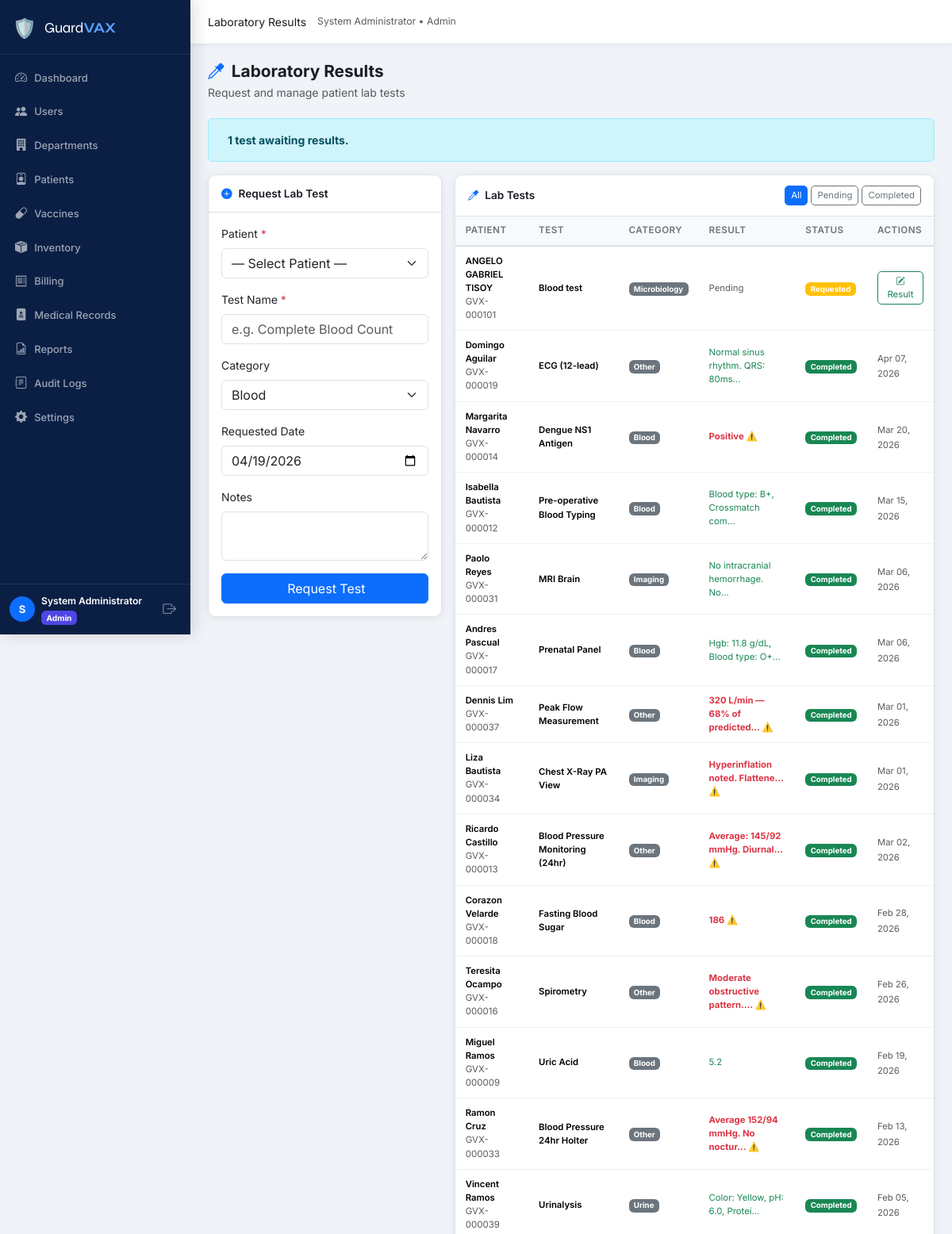
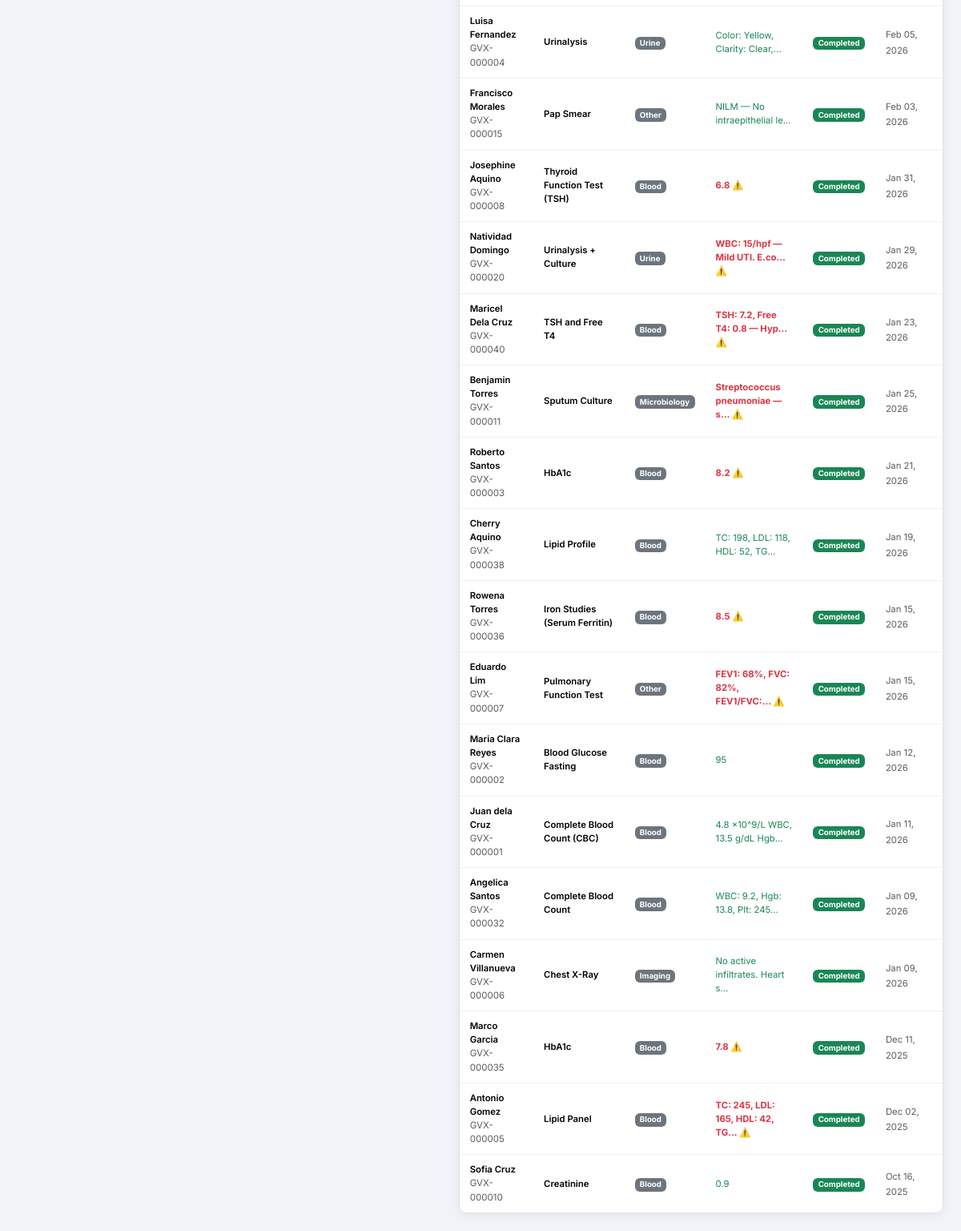
The app's page /nurse/lab_results.php (signed in) with its own data (2 pictures, top to bottom).
### tables this page shows
CREATE TABLE `users` (
  `id` int(10) UNSIGNED NOT NULL,
  `name` varchar(150) NOT NULL,
  `email` varchar(150) NOT NULL,
  `password` varchar(255) NOT NULL,
  `role_id` int(10) UNSIGNED NOT NULL,
  `department_id` int(10) UNSIGNED DEFAULT NULL,
  `status` enum('active','inactive','pending') NOT NULL DEFAULT 'pending',
  `email_verified` tinyint(1) NOT NULL DEFAULT 0,
  `created_at` datetime NOT NULL DEFAULT current_timestamp(),
  `updated_at` datetime NOT NULL DEFAULT current_timestamp() ON UPDATE current_timestamp()
);

CREATE TABLE `roles` (
  `id` int(10) UNSIGNED NOT NULL,
  `name` varchar(50) NOT NULL,
  `label` varchar(100) NOT NULL
);

CREATE TABLE `lab_results` (
  `id` int(10) UNSIGNED NOT NULL,
  `patient_id` int(10) UNSIGNED NOT NULL,
  `requested_by` int(10) UNSIGNED NOT NULL,
  `admission_id` int(10) UNSIGNED DEFAULT NULL,
  `test_name` varchar(200) NOT NULL,
  `test_category` enum('Blood','Urine','Imaging','Microbiology','Chemistry','Other') NOT NULL DEFAULT 'Other',
  `result` text DEFAULT NULL,
  `normal_range` varchar(100) DEFAULT NULL,
  `unit` varchar(50) DEFAULT NULL,
  `status` enum('Requested','Processing','Completed','Cancelled') NOT NULL DEFAULT 'Requested',
  `is_abnormal` tinyint(1) DEFAULT 0,
  `notes` text DEFAULT NULL,
  `requested_date` date NOT NULL,
  `result_date` date DEFAULT NULL,
  `performed_by` int(10) UNSIGNED DEFAULT NULL,
  `created_at` datetime NOT NULL DEFAULT current_timestamp()
);

CREATE TABLE `patients` (
  `id` int(10) UNSIGNED NOT NULL,
  `user_id` int(10) UNSIGNED NOT NULL,
  `patient_code` varchar(20) NOT NULL,
  `date_of_birth` date NOT NULL,
  `gender` enum('Male','Female','Other') NOT NULL,
  `blood_type` varchar(5) DEFAULT NULL,
  `address` text DEFAULT NULL,
  `phone` varchar(20) DEFAULT NULL,
  `emergency_contact_name` varchar(150) DEFAULT NULL,
  `emergency_contact_phone` varchar(20) DEFAULT NULL,
  `allergies` text DEFAULT NULL,
  `notes` text DEFAULT NULL,
  `registered_by` int(10) UNSIGNED DEFAULT NULL,
  `created_at` datetime NOT NULL DEFAULT current_timestamp(),
  `updated_at` datetime NOT NULL DEFAULT current_timestamp() ON UPDATE current_timestamp()
);

### config/db.php (called while the page is built, shortened)
<?php
function db(): PDO {
    static $pdo = null;
    if ($pdo === null) {
        $dsn = sprintf(
            'mysql:host=%s;port=%s;dbname=%s;charset=%s',
            DB_HOST, DB_PORT, DB_NAME, DB_CHARSET
        );
        $options = [
            PDO::ATTR_ERRMODE            => PDO::ERRMODE_EXCEPTION,
            PDO::ATTR_DEFAULT_FETCH_MODE => PDO::FETCH_ASSOC,
            PDO::ATTR_EMULATE_PREPARES   => false,
        ];
        try {
            $pdo = new PDO($dsn, DB_USER, DB_PASS, $options);
            $offset = (new DateTime())->format('P');
            $pdo->exec("SET time_zone='{$offset}'");
        } catch (PDOException $e) {
            die('<div style="padding:2rem;color:red;font-family:monospace">
                <strong>Database Connection Error:</strong> ' . htmlspecialchars($e->getMessage()) . '
            </div>');
        }
    }
    return $pdo;
}

### includes/functions.php (called while the page is built, shortened)
<?php
require_once __DIR__ . '/../config/db.php';
function isLoggedIn(): bool
{
    return isset($_SESSION['user_id']) && !empty($_SESSION['user_id']);
}
function getCurrentUser(): ?array
{
    $stmt = db()->prepare('SELECT u.*, r.name AS role_name FROM users u JOIN roles r ON r.id = u.role_id WHERE u.id = ?');
    $stmt->execute([$_SESSION['user_id']]);
    return $stmt->fetch() ?: null;
}
function sanitize(string $value): string
{
    return htmlspecialchars(trim($value), ENT_QUOTES, 'UTF-8');
}
function formatDate(string $date, string $format = 'M d, Y'): string
{
    return $date ? date($format, strtotime($date)) : 'N/A';
}

### includes/auth.php (called while the page is built, shortened)
<?php
require_once __DIR__ . '/functions.php';
function guard(string ...$allowedRoles): array
{
    $user = getCurrentUser();
    return $user;
}

### nurse/lab_results.php (the view, shortened to what this page needs)
<?php
require_once __DIR__ . '/../includes/auth.php';
require_once __DIR__ . '/../includes/layout.php';
$user   = guard('nurse', 'admin');
$statusFilter = sanitize($_GET['status'] ?? '');
$where  = '1=1';
$params = [];
$labs = db()->prepare(
    "SELECT lr.*, p.patient_code, u.name AS patient_name,
            doc.name AS requested_by_name
     FROM lab_results lr
     JOIN patients p  ON p.id  = lr.patient_id
     JOIN users u     ON u.id  = p.user_id
     JOIN users doc   ON doc.id = lr.requested_by
     WHERE {$where}
     ORDER BY lr.requested_date DESC, lr.id DESC LIMIT 100"
);
$labs->execute($params);
$labs = $labs->fetchAll();
$categories = ['Blood','Urine','Imaging','Microbiology','Chemistry','Other'];
$pending = (int)db()->query("SELECT COUNT(*) FROM lab_results WHERE status='Requested' OR status='Processing'")->fetchColumn();
$statusColors = ['Requested'=>'warning','Processing'=>'info','Completed'=>'success','Cancelled'=>'danger'];
$enterResult = null;
?>
<?php renderHead('Lab Results'); ?>
<?php renderNav($user); ?>
<?php renderPageHeader('Laboratory Results', 'Request and manage patient lab tests', 'eyedropper'); ?>
<?php if ($pending > 0): ?>
<div class="alert alert-info d-flex align-items-center gap-2 mb-3">
  <strong><?= $pending ?> test<?= $pending > 1 ? 's' : '' ?> awaiting results.</strong>
</div>
<?php endif; ?>
<div class="row g-3">
  <div class="col-lg-4">
    <?php if ($enterResult): ?>
    <div class="card card-gvx mb-3">
      <div class="card-header-gvx"><i class="bi bi-clipboard2-pulse me-2 text-success"></i>Enter Result — <?= sanitize($enterResult['test_name']) ?></div>
      <div class="card-body">
        <form method="POST" novalidate>
          <input type="hidden" name="csrf_token" value="<?= csrfToken() ?>">
          <input type="hidden" name="action" value="enter_result">
          <input type="hidden" name="lab_id" value="<?= $enterResult['id'] ?>">
          <div class="mb-3"><label class="form-label">Result <span class="text-danger">*</span></label><textarea name="result" class="form-control" rows="3" required placeholder="Enter test result..."></textarea></div>
          <div class="row g-2 mb-3">
            <div class="col-7"><label class="form-label">Normal Range</label><input type="text" name="normal_range" class="form-control" placeholder="e.g. 4.5-11.0"></div>
            <div class="col-5"><label class="form-label">Unit</label><input type="text" name="unit" class="form-control" placeholder="e.g. g/dL"></div>
          </div>
          <div class="mb-3"><label class="form-label">Result Date</label><input type="date" name="result_date" class="form-control" value="<?= date('Y-m-d') ?>"></div>
          <div class="mb-3 form-check"><input type="checkbox" class="form-check-input" name="is_abnormal" id="abnormal"><label class="form-check-label text-danger" for="abnormal">Mark as Abnormal</label></div>
          <div class="d-flex gap-2">
            <button type="submit" class="btn btn-success flex-grow-1"><i class="bi bi-check2 me-1"></i>Save Result</button>
            <a href="<?= SITE_URL ?>/nurse/lab_results.php" class="btn btn-outline-secondary">Cancel</a>
          </div>
        </form>
      </div>
    </div>
    <?php else: ?>
    <div class="card card-gvx">
      <div class="card-header-gvx"><i class="bi bi-plus-circle-fill me-2 text-primary"></i>Request Lab Test</div>
      <div class="card-body">
        <form method="POST" novalidate>
          <div class="mb-3">
            <label class="form-label">Patient <span class="text-danger">*</span></label>
            <select name="patient_id" class="form-select" required>
              <option value="">— Select Patient —</option>
            </select>
          </div>
          <div class="mb-3">
            <label class="form-label">Test Name <span class="text-danger">*</span></label>
            <input type="text" name="test_name" class="form-control" required placeholder="e.g. Complete Blood Count">
          </div>
          <div class="mb-3">
            <label class="form-label">Category</label>
            <select name="test_category" class="form-select">
              <?php foreach ($categories as $c): ?>
                <option value="<?= $c ?>"><?= $c ?></option>
              <?php endforeach; ?>
            </select>
          </div>
          <div class="mb-3"><label class="form-label">Requested Date</label><input type="date" name="requested_date" class="form-control" value="<?= date('Y-m-d') ?>"></div>
          <div class="mb-3"><label class="form-label">Notes</label><textarea name="notes" class="form-control" rows="2"></textarea></div>
          <button type="submit" class="btn btn-primary w-100"><i class="bi bi-flask me-1"></i>Request Test</button>
        </form>
      </div>
    </div>
    <?php endif; ?>
  </div>
  <div class="col-lg-8">
    <div class="card card-gvx">
      <div class="card-header-gvx d-flex justify-content-between align-items-center flex-wrap gap-2">
        <span><i class="bi bi-eyedropper me-2 text-primary"></i>Lab Tests</span>
        <div class="d-flex gap-1">
          <?php foreach ([''=>'All','Requested'=>'Pending','Completed'=>'Completed'] as $val => $label): ?>
            <a href="?status=<?= urlencode($val) ?>" class="btn btn-xs <?= $statusFilter===$val?'btn-primary':'btn-outline-secondary' ?>"><?= $label ?></a>
          <?php endforeach; ?>
        </div>
      </div>
      <div class="table-responsive">
        <table class="table table-gvx mb-0">
          <thead><tr><th>Patient</th><th>Test</th><th>Category</th><th>Result</th><th>Status</th><th>Actions</th></tr></thead>
          <tbody>
            <?php foreach ($labs as $l): ?>
            <tr>
              <td>
                <div class="fw-semibold small"><?= sanitize($l['patient_name']) ?></div>
                <div class="text-muted" style="font-size:.72rem"><?= sanitize($l['patient_code']) ?></div>
              </td>
              <td class="fw-semibold small"><?= sanitize($l['test_name']) ?></td>
              <td><span class="badge bg-secondary small"><?= sanitize($l['test_category']) ?></span></td>
              <td class="small">
                <?php if ($l['result']): ?>
                  <span class="<?= $l['is_abnormal'] ? 'text-danger fw-bold' : 'text-success' ?>">
                    <?= sanitize(substr($l['result'], 0, 30)) . (strlen($l['result']) > 30 ? '…' : '') ?>
                    <?= $l['is_abnormal'] ? ' ⚠️' : '' ?>
                  </span>
                <?php else: ?>
                  <span class="text-muted">Pending</span>
                <?php endif; ?>
              </td>
              <td><span class="badge bg-<?= $statusColors[$l['status']] ?? 'secondary' ?>"><?= $l['status'] ?></span></td>
              <td>
                <?php if ($l['status'] === 'Requested' || $l['status'] === 'Processing'): ?>
                  <a href="?enter=<?= $l['id'] ?>" class="btn btn-xs btn-outline-success"><i class="bi bi-pencil-square"></i> Result</a>
                <?php else: ?>
                  <span class="text-muted small"><?= formatDate($l['result_date'] ?? $l['requested_date']) ?></span>
                <?php endif; ?>
              </td>
            </tr>
            <?php endforeach; ?>
          </tbody>
        </table>
      </div>
    </div>
  </div>
</div>
<?php renderFooter(); ?>

### includes/layout.php (shortened to what this page needs)
<?php
function renderHead(string $title, array $extraCss = []): void
{
    $siteName = SITE_NAME;
    $siteUrl  = SITE_URL;
    echo <<<HTML
<!DOCTYPE html>
<html lang="en">
<head>
  <meta charset="UTF-8">
  <meta name="viewport" content="width=device-width, initial-scale=1.0">
  <title>{$title} — {$siteName}</title>
  <link rel="stylesheet" href="https://cdn.jsdelivr.net/npm/bootstrap@5.3.2/dist/css/bootstrap.min.css">
  <link rel="stylesheet" href="https://cdn.jsdelivr.net/npm/bootstrap-icons@1.11.3/font/bootstrap-icons.min.css">
  <link rel="preconnect" href="https://fonts.googleapis.com">
  <link href="https://fonts.googleapis.com/css2?family=Inter:wght@300;400;500;600;700&family=Syne:wght@700;800&display=swap" rel="stylesheet">
  <link rel="stylesheet" href="{$siteUrl}/assets/css/style.css">
HTML;
    echo "</head>\n<body>\n";
}
function renderNav(array $user): void
{
    $role    = $user['role_name'];
    $name    = htmlspecialchars($user['name']);
    $roleLabel = ucfirst($role);
    $siteUrl = SITE_URL;
    $current = $_SERVER['REQUEST_URI'];
    $links = '';
    foreach ($navLinks as $link) {
        $active = str_contains($current, $link['href']) ? 'active' : '';
        $links .= <<<HTML
        <li class="nav-item">
          <a class="nav-link {$active}" href="{$siteUrl}{$link['href']}">
            <i class="bi bi-{$link['icon']}"></i>
            <span>{$link['label']}</span>
          </a>
        </li>
HTML;
    }
    echo <<<HTML
<div class="gvx-wrapper">
<aside class="gvx-sidebar" id="gvxSidebar">
  <div class="sidebar-brand">
    <span class="brand-icon">🛡️</span>
    <span class="brand-name">Guard<strong>VAX</strong></span>
  </div>
  <nav class="sidebar-nav">
    <ul class="nav flex-column">
      {$links}
    </ul>
  </nav>
  <div class="sidebar-footer">
    <div class="user-pill">
      <div class="user-avatar">{$name[0]}</div>
      <div class="user-info">
        <div class="user-name">{$name}</div>
        <div class="user-role badge bg-role-{$role}">{$roleLabel}</div>
      </div>
    </div>
    <a href="{$siteUrl}/auth/logout.php" class="btn-logout" title="Logout">
      <i class="bi bi-box-arrow-right"></i>
    </a>
  </div>
</aside>
<main class="gvx-main">
  <header class="gvx-topbar">
    <button class="sidebar-toggle d-lg-none" onclick="document.getElementById('gvxSidebar').classList.toggle('show')">
      <i class="bi bi-list"></i>
    </button>
    <div class="topbar-title" id="pageTitle"></div>
    <div class="topbar-actions">
      <span class="text-muted small d-none d-md-block">{$name} &bull; {$roleLabel}</span>
    </div>
  </header>
  <div class="gvx-content">
HTML;
}
function renderFooter(): void
{
    $siteUrl = SITE_URL;
    echo <<<HTML
  </div>
</main>
</div>
<script src="https://cdn.jsdelivr.net/npm/bootstrap@5.3.2/dist/js/bootstrap.bundle.min.js"></script>
<script src="https://cdn.jsdelivr.net/npm/chart.js@4.4.0/dist/chart.umd.min.js"></script>
<script src="https://cdn.jsdelivr.net/npm/sweetalert2@11"></script>
<script src="{$siteUrl}/assets/js/main.js"></script>
</body>
</html>
HTML;
}
function renderPageHeader(string $title, string $subtitle = '', string $icon = 'clipboard2-pulse'): void
{
    echo <<<HTML
    <div class="page-header">
      <div>
        <h1 class="page-title"><i class="bi bi-{$icon}"></i> {$title}</h1>
        <p class="page-subtitle text-muted mb-0">{$subtitle}</p>
      </div>
    </div>
HTML;
}

### records on screen
users: name "S", name "System Administrator", role.name "Admin"
lab_results: users.name "ANGELO GABRIEL TISOY", patient.patient_code "GVX-000101", test_name "Blood test", test_category "Microbiology", shows "Pending", status "Requested"
lab_results: users.name "Domingo Aguilar", patient.patient_code "GVX-000019", test_name "ECG (12-lead)", test_category "Other", result "Normal sinus rhythm. QRS: 80ms", status "Completed", result_date "Apr 07, 2026"
lab_results: users.name "Margarita Navarro", patient.patient_code "GVX-000014", test_name "Dengue NS1 Antigen", test_category "Blood", result "Positive", status "Completed", result_date "Mar 20, 2026"
lab_results: users.name "Isabella Bautista", patient.patient_code "GVX-000012", test_name "Pre-operative Blood Typing", test_category "Blood", result "Blood type: B+, Crossmatch com", status "Completed", result_date "Mar 15, 2026"
lab_results: users.name "Paolo Reyes", patient.patient_code "GVX-000031", test_name "MRI Brain", test_category "Imaging", result "No intracranial hemorrhage. No", status "Completed", result_date "Mar 06, 2026"
lab_results: users.name "Andres Pascual", patient.patient_code "GVX-000017", test_name "Prenatal Panel", test_category "Blood", result "Hgb: 11.8 g/dL, Blood type: O+", status "Completed", result_date "Mar 06, 2026"
lab_results: users.name "Dennis Lim", patient.patient_code "GVX-000037", test_name "Peak Flow Measurement", test_category "Other", result "320 L/min — 68% of predicted", status "Completed", result_date "Mar 01, 2026"
lab_results: users.name "Liza Bautista", patient.patient_code "GVX-000034", test_name "Chest X-Ray PA View", test_category "Imaging", result "Hyperinflation noted. Flattene", status "Completed", result_date "Mar 01, 2026"
lab_results: users.name "Ricardo Castillo", patient.patient_code "GVX-000013", test_name "Blood Pressure Monitoring (24hr)", test_category "Other", result "Average: 145/92 mmHg. Diurnal", status "Completed", result_date "Mar 02, 2026"
lab_results: users.name "Corazon Velarde", patient.patient_code "GVX-000018", test_name "Fasting Blood Sugar", test_category "Blood", result "186", status "Completed", result_date "Feb 28, 2026"
lab_results: users.name "Teresita Ocampo", patient.patient_code "GVX-000016", test_name "Spirometry", test_category "Other", result "Moderate obstructive pattern.", status "Completed", result_date "Feb 26, 2026"
lab_results: users.name "Miguel Ramos", patient.patient_code "GVX-000009", test_name "Uric Acid", test_category "Blood", result "5.2", status "Completed", result_date "Feb 19, 2026"
lab_results: users.name "Ramon Cruz", patient.patient_code "GVX-000033", test_name "Blood Pressure 24hr Holter", test_category "Other", result "Average 152/94 mmHg. No noctur", status "Completed", result_date "Feb 13, 2026"
lab_results: users.name "Vincent Ramos", patient.patient_code "GVX-000039", test_name "Urinalysis", test_category "Urine", result "Color: Yellow, pH: 6.0, Protei", status "Completed", result_date "Feb 05, 2026"
lab_results: users.name "Luisa Fernandez", patient.patient_code "GVX-000004", test_name "Urinalysis", test_category "Urine", result "Color: Yellow, Clarity: Clear,", status "Completed", result_date "Feb 05, 2026"
lab_results: users.name "Francisco Morales", patient.patient_code "GVX-000015", test_name "Pap Smear", test_category "Other", result "NILM — No intraepithelial le", status "Completed", result_date "Feb 03, 2026"
lab_results: users.name "Josephine Aquino", patient.patient_code "GVX-000008", test_name "Thyroid Function Test (TSH)", test_category "Blood", result "6.8", status "Completed", result_date "Jan 31, 2026"
lab_results: users.name "Natividad Domingo", patient.patient_code "GVX-000020", test_name "Urinalysis + Culture", test_category "Urine", result "WBC: 15/hpf — Mild UTI. E.co", status "Completed", result_date "Jan 29, 2026"
lab_results: users.name "Maricel Dela Cruz", patient.patient_code "GVX-000040", test_name "TSH and Free T4", test_category "Blood", result "TSH: 7.2, Free T4: 0.8 — Hyp", status "Completed", result_date "Jan 23, 2026"
lab_results: users.name "Benjamin Torres", patient.patient_code "GVX-000011", test_name "Sputum Culture", test_category "Microbiology", result "Streptococcus pneumoniae — s", status "Completed", result_date "Jan 25, 2026"
lab_results: users.name "Roberto Santos", patient.patient_code "GVX-000003", test_name "HbA1c", test_category "Blood", result "8.2", status "Completed", result_date "Jan 21, 2026"
lab_results: users.name "Cherry Aquino", patient.patient_code "GVX-000038", test_name "Lipid Profile", test_category "Blood", result "TC: 198, LDL: 118, HDL: 52, TG", status "Completed", result_date "Jan 19, 2026"
lab_results: users.name "Rowena Torres", patient.patient_code "GVX-000036", test_name "Iron Studies (Serum Ferritin)", test_category "Blood", result "8.5", status "Completed", result_date "Jan 15, 2026"
lab_results: users.name "Eduardo Lim", patient.patient_code "GVX-000007", test_name "Pulmonary Function Test", test_category "Other", result "FEV1: 68%, FVC: 82%, FEV1/FVC:", status "Completed", result_date "Jan 15, 2026"
lab_results: users.name "Maria Clara Reyes", patient.patient_code "GVX-000002", test_name "Blood Glucose Fasting", test_category "Blood", result "95", status "Completed", result_date "Jan 12, 2026"
lab_results: users.name "Juan dela Cruz", patient.patient_code "GVX-000001", test_name "Complete Blood Count (CBC)", test_category "Blood", result "4.8 x10^9/L WBC, 13.5 g/dL Hgb", status "Completed", result_date "Jan 11, 2026"
lab_results: users.name "Angelica Santos", patient.patient_code "GVX-000032", test_name "Complete Blood Count", test_category "Blood", result "WBC: 9.2, Hgb: 13.8, Plt: 245", status "Completed", result_date "Jan 09, 2026"
lab_results: users.name "Carmen Villanueva", patient.patient_code "GVX-000006", test_name "Chest X-Ray", test_category "Imaging", result "No active infiltrates. Heart s", status "Completed", result_date "Jan 09, 2026"
lab_results: users.name "Marco Garcia", patient.patient_code "GVX-000035", test_name "HbA1c", test_category "Blood", result "7.8", status "Completed", result_date "Dec 11, 2025"
lab_results: users.name "Antonio Gomez", patient.patient_code "GVX-000005", test_name "Lipid Panel", test_category "Blood", result "TC: 245, LDL: 165, HDL: 42, TG", status "Completed", result_date "Dec 02, 2025"
lab_results: users.name "Sofia Cruz", patient.patient_code "GVX-000010", test_name "Creatinine", test_category "Blood", result "0.9", status "Completed", result_date "Oct 16, 2025"

### other values on screen
$link['label'] "Dashboard"
$link['label'] "Users"
$link['label'] "Departments"
$link['label'] "Patients"
$link['label'] "Vaccines"
$link['label'] "Inventory"
$link['label'] "Billing"
$link['label'] "Medical Records"
$link['label'] "Reports"
$link['label'] "Audit Logs"
$link['label'] "Settings"
$title "Laboratory Results"
$subtitle "Request and manage patient lab tests"
$pending "1"
$label "All"
